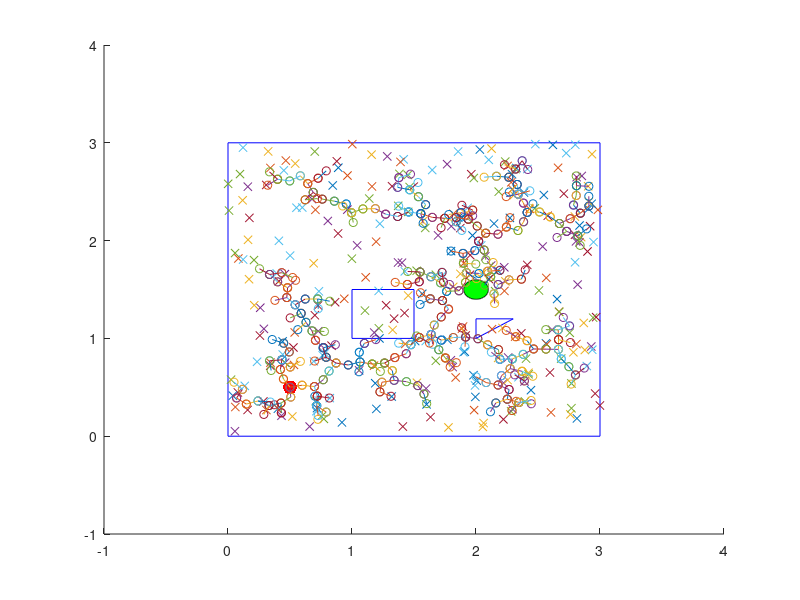

This chart was generated by the following MATLAB code:

clear;
clc;

k = [0.5, 0.5]; %Start point
scatter(k(1), k(2),100,'r','filled')
hold on

side = 3; %length of square grid

lineSize = 0.1; %The length of the line connecting nodes
pointHistory(1,:) = k; %column vector that records all node points

%Obstacles-----------------------------------------------------

x_obs = [1, 1,  1.5, 1.5, 1]; 
y_obs = [1, 1.5, 1.5, 1, 1];

plot( x_obs, y_obs, 'b')
hold on

x_obs2 = [2, 2,  2.3, 2, 2]; 
y_obs2 = [1, 1.2, 1.2, 1, 1];

plot( x_obs2, y_obs2, 'b')
hold on


%Creating grid-------------------------------------------------------------------------------
x_grid = [0 0 side side 0]
y_grid = [0 side side 0 0]
plot(x_grid,y_grid, 'b')
axis([-1 4 -1 4])
hold on

%------------------------------------------------------------------------------------------

%Creating the end goal circle------------------------------------------
x_center = 2;
y_center = 1.5;
radius = 0.1;


theta = 0:0.01:2*pi;

x_goal = radius *cos(theta) + x_center;
y_goal = radius *sin(theta) + y_center;

fill(x_goal,y_goal,'g');
hold on
%---------------------------------------------------------------
done = false; % start iteration with assumption that the goal has not been reached in the first iteration

i = 1; %iteration variable
while done == false
    
    
    
    
    if (i == 1) %takes care of first iteration
        
        q_rx = side*rand(1); % generating a random node with constraints with respect to the grid dimensions
        q_ry = side*rand(1);
        
        q = [q_rx, q_ry]; % placing the (x,y) coordinates of the random node in a vector
        
        plot(q_rx,q_ry, "-x"); %plotting the random point ONLY FOR DEBUGGING PURPOSES
        hold on
        
        v = q - k; %gets a vector pointing in the direction from start point K to random node q
        
        
        v_unit = v./norm(v); %creating a unit vector that points in the direction of v
        
        t = v_unit.*lineSize; %scaling the vector with the necessary length "linesize"
        newPoint = k + t; % creates a vector pointing from k to q with length "linesize"
        
        
        
        x = [k(1) newPoint(1)]; %storing the x coordinates of k and newpoint
        y = [k(2) newPoint(2)]; %storing the y coordinates of k and newpoint
        
        scatter(x,y); %plots the points of "x" and "y" as circles on the grid
        hold on %necessary for overlaying the points
        line(x,y) %creates a line connecting k and newpoint using the "x" and "y" vectors
        
        
        %   k = newPoint; might not be needed
        pointHistory(i+1,:) = newPoint; %inserts the new node coordinates into pointHistory
        
        
    end
    
    if (i > 1) %takes care of all other
      Collision = true;
        
        while (Collision == true) %loop that iterates if a new node point is in an obstacle
            q_rx = side*rand(1); % generating a random node with constraints with respect to the grid dimensions
            q_ry = side*rand(1);
            
            q = [q_rx, q_ry]; % placing the (x,y) coordinates of the random node in a vector
            
            plot(q_rx,q_ry, "-x"); %plotting the random point ONLY FOR DEBUGGING PURPOSES
            hold on
            
            
            direction = q - pointHistory; %gets the directional vectors of all node points in "pointHistory" with respect to a new random node q
            
            for m = 1: length(direction) %for loop that calculates the magnitude of each directional vector in "direction" and stores it.
                distance(m,:) = norm(direction(m,:));
            end
            
            [a,b] = min(distance); %after for loop is complete, "a" stores the minimal value in the "distance" vector. "b" stores the index of the minimum value as it appears in the "distance" vector
            %since, "b" is the index of the minimum value and "pointHistory" shares the same indices as "distance", we have now located the nearest node.
            
            v = q - pointHistory(b,:); %gets a vector pointing in the direction from the nearest node to the new random q node
            v_unit = v./norm(v); %creating a unit vector that points in the direction of v
            
            t = v_unit.*lineSize; %scaling the vector with the necessary length "linesize"
            newPoint = pointHistory(b,:) + t; % creates a vector pointing from nearest node to q with length "linesize"
            
            if (inpolygon(newPoint(1,1),newPoint(1,2),x_obs,y_obs) == false && inpolygon(newPoint(1,1),newPoint(1,2),x_obs2,y_obs2) == false) %conditional statement that checks if a newly created node is inside an obstacle
                Collision = false;
                x = [pointHistory(b,1) newPoint(1)]; %storing the x coordinates of nearest node and newpoint
                y = [pointHistory(b,2) newPoint(2)]; %storing the y coordinates of nearest node and newpoint
                
                scatter(x,y);  %plots the points of "x" and "y" as circles on the grid
                hold on %necessary for overlaying the points
                line(x,y) %creates a line connecting k and newpoint using the "x" and "y" vectors
                pause(0.005) %Used to see the plot in real time
                
                
                % k = newPoint;
                pointHistory(i+1,:) = newPoint; %inserts the new node coordinates into pointHistory
            end
            
            
            
            
        end
        
    end
    
    
    
    
    
    if (inpolygon(pointHistory(i+1,1), pointHistory(i+1,2), x_goal, y_goal)) %checks if the new node lies within the goal
        done = true; %goal is reached, breaks while loop
    end
    
    i = i+1;
    
    
    
    
    
end



